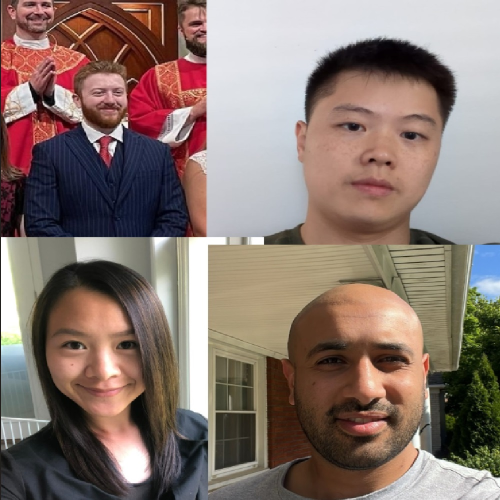
#> input picture TeamPhoto.jpg, 1000 x 1000 px (shown at 1/2 size)
$ python main.py
#> lines starting #> are read from the running program, lines starting #| are printed output that depends on the picture; long printed decimals are rounded
"""
Q3) (SVD on your own group selfie!) With your ECE5831 teammates, take a selfie group photo. If
working remotely, you can put your individual selfies in a side-by-side manner and save it as a
single picture. Perform SVD matrix calculation on your group selfie and print the largest and
smallest singular values of your group photo. Then, plot all the singular values associated with your
group photo on a log-scale. Finally, try compressing the image of your group photo to the smallest
extent possible. Like the lecture material on SVD, start by retaining only 25% of values. Keep
reducing the size up to the point when you cannot see anything.

Author: Nicholas Butzke
"""

import numpy as np
import matplotlib.pyplot as plt
from skimage import io, color
from skimage.transform import rescale

# Function to perform SVD on an image
def svd_image_compression(image, k):
    # SVD
    U, S, V = np.linalg.svd(image, full_matrices=False)
    # Take top k singular values
    S = np.diag(S[:k])
    U = U[:, :k]
    V = V[:k, :]
    # Reconstruct image
    compressed_image = np.dot(U, np.dot(S, V))
    return compressed_image

def main():
    image_path = 'TeamPhoto.jpg'
    image = io.imread(image_path)
#> image is the input picture: shape (1000, 1000, 3); mean R, G, B 135.7, 117.3, 109.8
    image = color.rgb2gray(image)
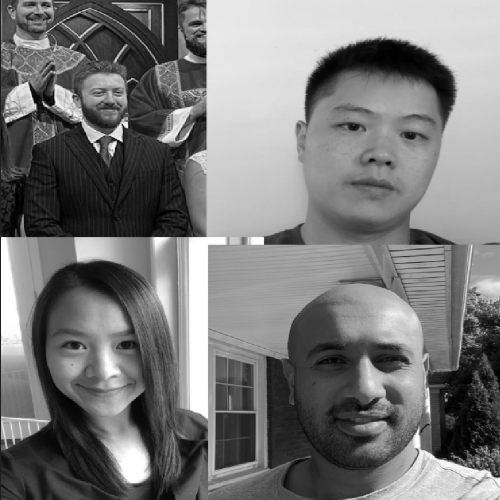
#> image: shape (1000, 1000) float64 (shown at 1/2 size); min 0, max 1, mean 0.473

    # SVD
    U, S, V = np.linalg.svd(image, full_matrices=False)
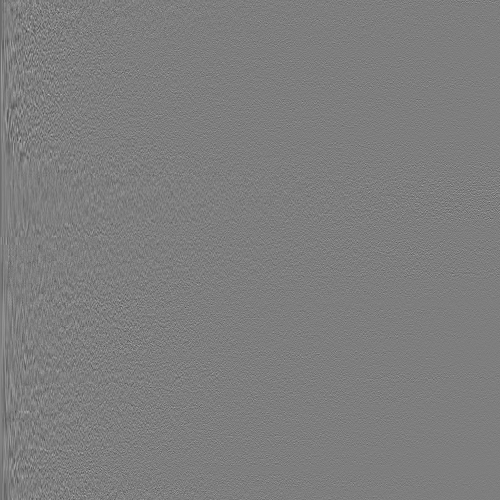
#> U: shape (1000, 1000) float64 (shown at 1/2 size); min -0.243, max 0.248, mean -3.22e-05; drawn with min black and max white
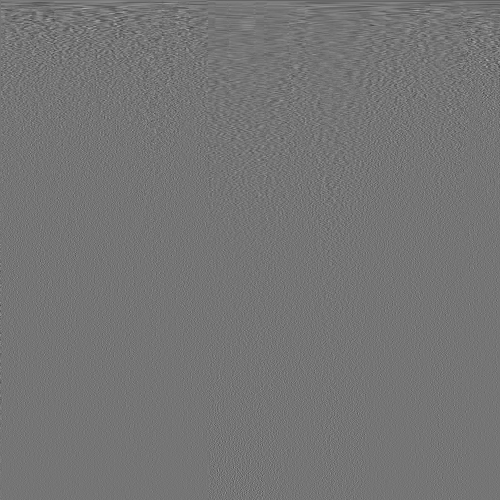
#> V: shape (1000, 1000) float64 (shown at 1/2 size); min -0.227, max 0.267, mean -2.89e-05; drawn with min black and max white
#> S = 1000 values, max 501 at index 0, min 6.5e-05 at index 999, mean 2.12

    # Print the largest and smallest singular values
    print(f"Largest singular value: {S[0]}")
#| Largest singular value: 501.020
    print(f"Smallest singular value: {S[-1]}")
#| Smallest singular value: 6.497082589052831e-05

    # Plot all singular values on a log scale
    plt.figure()
    plt.plot(np.log(S))
    plt.title('Singular values (log scale)')
    plt.xlabel('Index')
    plt.ylabel('Log(Singular value)')
    plt.show()
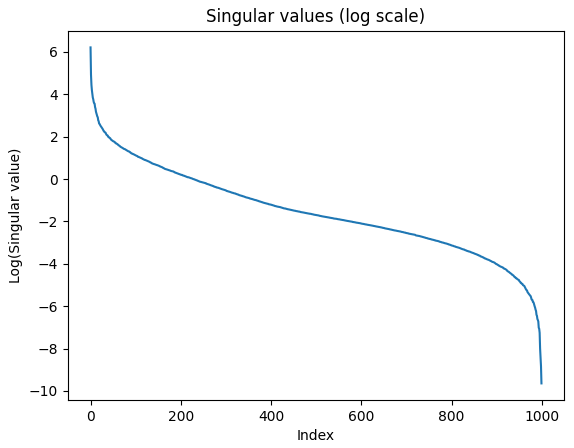
#> figure drawn by matplotlib, 1 panel; curve peaks at x = 0, y = 6.22

    # Compress the image by retaining different percentages of values
    percentages = [100, 25, 10, 5, 2.5, 1, 0.1]
    plt.figure(figsize=(25, 10))
    for i, p in enumerate(percentages):
        k = int(len(S) * p / 100)
        compressed_image = svd_image_compression(image, k)
        plt.subplot(1, len(percentages), i + 1)
        plt.imshow(compressed_image, cmap='gray')
        plt.title(f"{p}% values")
        plt.axis('off')
#> this loop made 7 passes
#> k on passes 1 to 6: 1000, 250, 100, 50, 25, 10
#> (k, S in svd_image_compression) on pass 7: (1, [501])
#> pass 2, in svd_image_compression (call 2), `S = np.diag(S[:k])`:
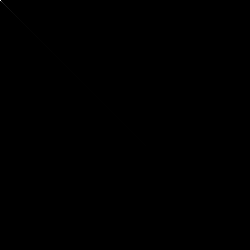
#> S: shape (250, 250) float64; min 0, max 501, mean 0; drawn with min black and max white
#> pass 2, in svd_image_compression (call 2), `U = U[:, :k]`:
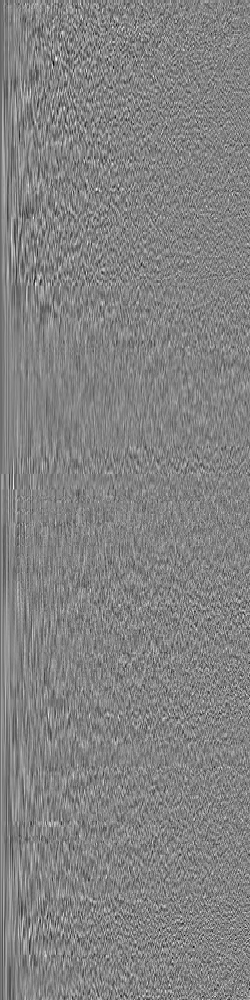
#> U: shape (1000, 250) float64; min -0.187, max 0.178, mean -0.000126; drawn with min black and max white
    plt.show()
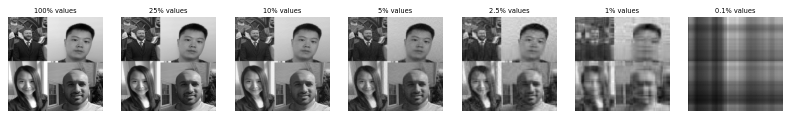
#> figure drawn by matplotlib, 7 panels

if __name__ == "__main__":
    main()
